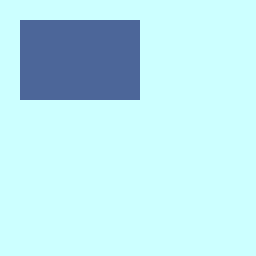

Write the Python code that produced this figure.

# <hello-world.py>
'''
What you will learn from this script:
  - import cairo
  - create the basic layers of pycairo
    - surface
      - set the image format, width and height
    - context
        - create and fill a rectangle
        - use the filled rectangle as the background
        - draw a new rectangle on the background
  - write the surface to a .png file
'''

import cairo
import os

# =============== Create surface and context =============== #

# `cairo.ImageSurface(format, width, height)` provides the ability to render to 
#   memory buffers either allocated by cairo or by the calling code.
WIDTH, HEIGHT = 256, 256
sfc = cairo.ImageSurface(cairo.Format.ARGB32, WIDTH, HEIGHT)
# ^^^ You can also replace `cairo.Format.ARGB32` to `cairo.FORMAT_ARGB32`:
# sfc = cairo.ImageSurface(cairo.FORMAT_ARGB32, WIDTH, HEIGHT)

# `cairo.Context(surface)` creates a new Context to a target surface
#   with all graphics state parameters set to default values.
# The target surface should be constructed with a backend-specific function 
#   such as ImageSurface (or any other cairo backend surface create variant).
ctx = cairo.Context(sfc)


# =============== Draw background =============== #

# `set_source_rgb(red, green, blue)` sets the source pattern within Context to an opaque color.
# This opaque color will then be used for 
#   any subsequent drawing operation until a new source pattern is set.
ctx.set_source_rgb(0.8, 1, 1)

# `rectangle(x, y, width, height)` adds a closed sub-path rectangle 
#   of the given width and height to the current path 
#   at position (x, y) in user-space coordinates.
ctx.rectangle(0, 0, WIDTH, HEIGHT)

# `fill()` fills the current path according to the current fill rule, 
#   (each sub-path is implicitly closed before being filled). 
# After fill(), the current path will be cleared from the Context.
ctx.fill()


# =============== Draw a rectangle =============== #

ctx.set_source_rgb(0.3, 0.4, 0.6)
ctx.rectangle(20, 20, 120, 80)
ctx.fill()

# =============== Write to an image =============== #

output_filename = 'hello_world.png'
# `write_to_png(fobj)` writes the contents of Surface to fobj as a PNG image.
sfc.write_to_png(output_filename)

# Open the output file with default image viewer
os.system(output_filename)

# =============== END =============== #

# =======================================================================================

# Classes used in this script:
'''
class cairo.ImageSurface(format, width, height)
    - https://pycairo.readthedocs.io/en/latest/reference/surfaces.html#cairo.ImageSurface
    : format (cairo.Format) – format of pixels in the surface to ctxeate
        - The supported image formats are those defined in cairo.Format:
            - INVALID, ARGB32, RGB32, RGB24, A8, A1, RGB16_565, RGB30
            - https://pycairo.readthedocs.io/en/latest/reference/enums.html#cairo.Format
    : width                 – width of the surface, in pixels
    : height                – height of the surface, in pixels

class cairo.Context(target)
    - https://pycairo.readthedocs.io/en/latest/reference/context.html#cairo.Context
    : target – target Surface for the context
'''

# =========================================================================================

# Functions or methods used in this script:
'''
cairo.Context.*
    - set_source_rgb(red, green, blue)
        - https://pycairo.readthedocs.io/en/latest/reference/context.html#cairo.Context.set_source_rgb
    - rectangle(x, y, width, height)
        - https://pycairo.readthedocs.io/en/latest/reference/context.html#cairo.Context.rectangle
    - fill()
        - https://pycairo.readthedocs.io/en/latest/reference/context.html#cairo.Context.fill

cairo.Surface.*
    - write_to_png(fobj)
        - https://pycairo.readthedocs.io/en/latest/reference/surfaces.html#cairo.Surface.write_to_png
        : fobj (filename (pathlike), file or file-like object) – the file to write to
'''
